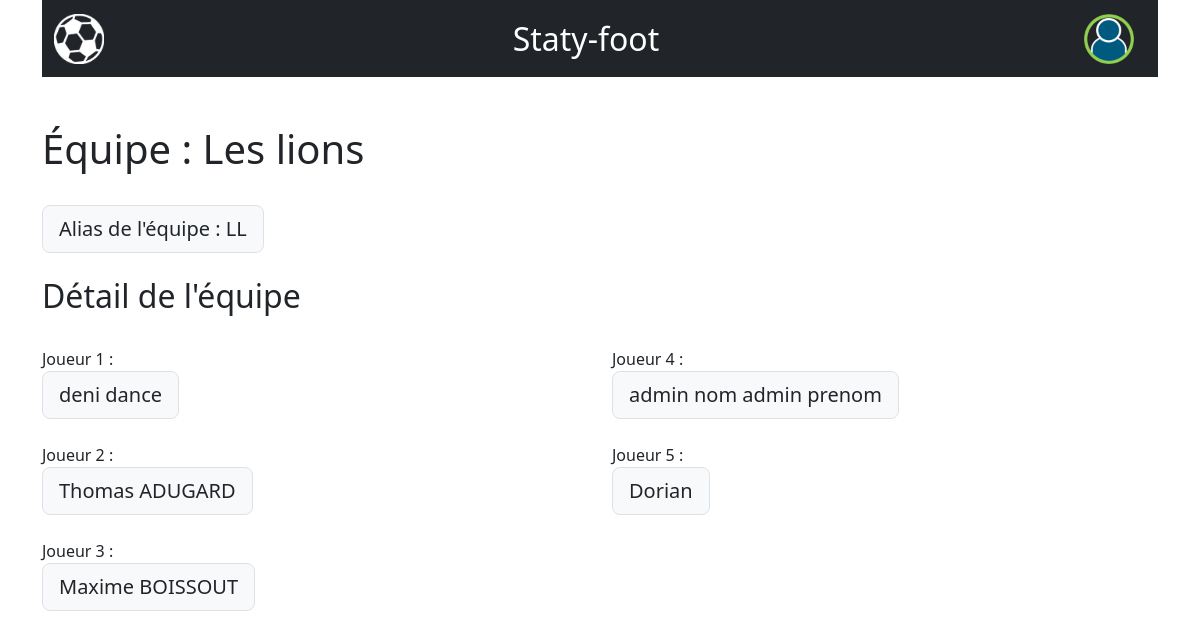
The page /php/pages/equipe.php?equipe_id=1 on the database its author committed.
### tables this page shows
CREATE TABLE `equipe` (
  `equipe_id` int NOT NULL,
  `nom` varchar(15) NOT NULL,
  `alias` varchar(3) NOT NULL
);

CREATE TABLE `joueur` (
  `joueur_id` int NOT NULL,
  `user_id` int NOT NULL,
  `nom` varchar(50) DEFAULT NULL,
  `prenom` varchar(50) DEFAULT NULL,
  `nb_but` int NOT NULL DEFAULT '0',
  `nb_arret` int NOT NULL DEFAULT '0',
  `nb_passe_de` int NOT NULL DEFAULT '0'
);

### php/pages/equipe.php (called while the page is built)
<?php
require_once("php/template/inc_connexionBase.php");
$idEquipe = $_REQUEST['equipe_id'];
$texteReq = "select * ";
$texteReq .= "from equipe ";
$texteReq .= "where equipe_id = :equipe_id";
$requete = $cnx->prepare($texteReq);
$requete->bindParam(':equipe_id', $idEquipe);
$requete->execute();
$equipe = $requete->fetchAll(PDO::FETCH_ASSOC);
$texteReq = "select * ";
$texteReq .= "from joueur j ";
$texteReq .= "inner join joueur_equipe je on je.equipe_id = :equipe_id and je.joueur_id = j.joueur_id";
$requete = $cnx->prepare($texteReq);
$requete->bindParam(':equipe_id', $idEquipe);
$requete->execute();
$joueur = $requete->fetchAll(PDO::FETCH_ASSOC);
include_once("php/view/equipe.php");

### php/view/equipe.php (the view, shortened to what this page needs)
<!DOCTYPE html>
<html lang="fr">
<head>
    <?php
    include_once("php/template/inc_head.php");
    ?>
</head>
<body class="container">
<?php
include_once("php/template/inc_header.php");
?>
<h1 class="mt-5">Équipe : <?php echo $equipe[0]['nom']?></h1>
<br/>
<div class="input-group input-group-lg">
    <span class="input-group-text" id="inputGroup-sizing-lg">Alias de l'équipe : <?php echo $equipe[0]['alias']?></span>
</div>
<div class="row mt-4">
    <h2>Détail de l'équipe</h2>
    <div class="col-md-6">
        <div>
            <br/>
            <label for="start">Joueur 1 :</label>
            <div class="input-group input-group-lg">
                <span class="input-group-text" id="inputGroup-sizing-lg"><?php echo $joueur[0]['nom'] . " " .$joueur[0]['prenom']?></span>
            </div>
        </div>
        <div>
            <br/>
            <label for="start">Joueur 2 :</label>
            <div class="input-group input-group-lg">
                <span class="input-group-text" id="inputGroup-sizing-lg"><?php echo $joueur[1]['nom'] . " " .$joueur[1]['prenom']?></span>
            </div>
        </div>
        <div>
            <br/>
            <label for="start">Joueur 3 :</label>
            <div class="input-group input-group-lg">
                <span class="input-group-text" id="inputGroup-sizing-lg"><?php echo $joueur[2]['nom'] . " " .$joueur[2]['prenom']?></span>
            </div>
        </div>
    </div>
    <div class="col-md-6">
        <div>
            <br/>
            <label for="start">Joueur 4 :</label>
            <div class="input-group input-group-lg">
                <span class="input-group-text" id="inputGroup-sizing-lg"><?php echo $joueur[3]['nom'] . " " .$joueur[3]['prenom']?></span>
            </div>
        </div>
        <div>
            <br/>
            <label for="start">Joueur 5 :</label>
            <div class="input-group input-group-lg">
                <span class="input-group-text" id="inputGroup-sizing-lg"><?php echo $joueur[4]['nom'] . " " .$joueur[4]['prenom']?></span>
            </div>
        </div>
    </div>
</div>
</body>
</html>

### rows shown on the page
equipe: nom "Les lions", alias "LL"
joueur: nom "deni", prenom "dance"
joueur: nom "Thomas", prenom "ADUGARD"
joueur: nom "Maxime", prenom "BOISSOUT"
joueur: nom "admin nom", prenom "admin prenom"
joueur: prenom "Dorian"
